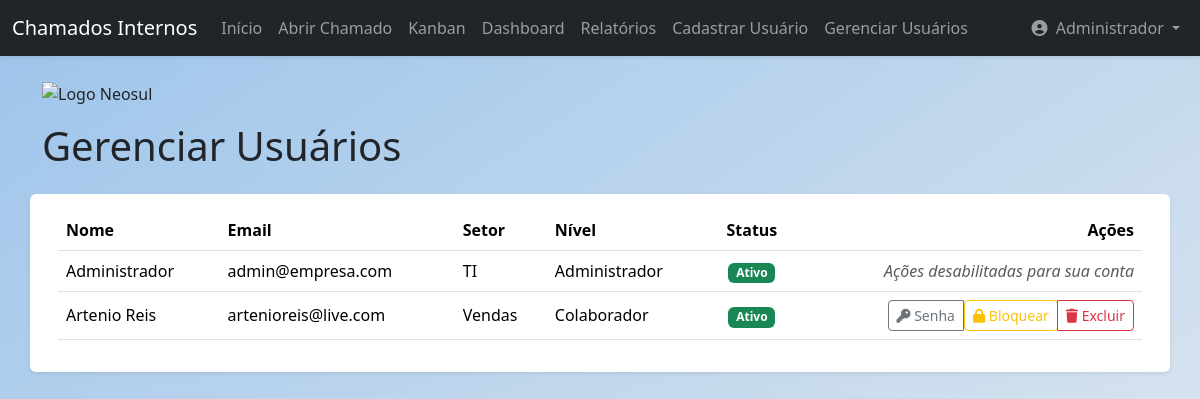
Page /users (signed in) on the earlier database version.
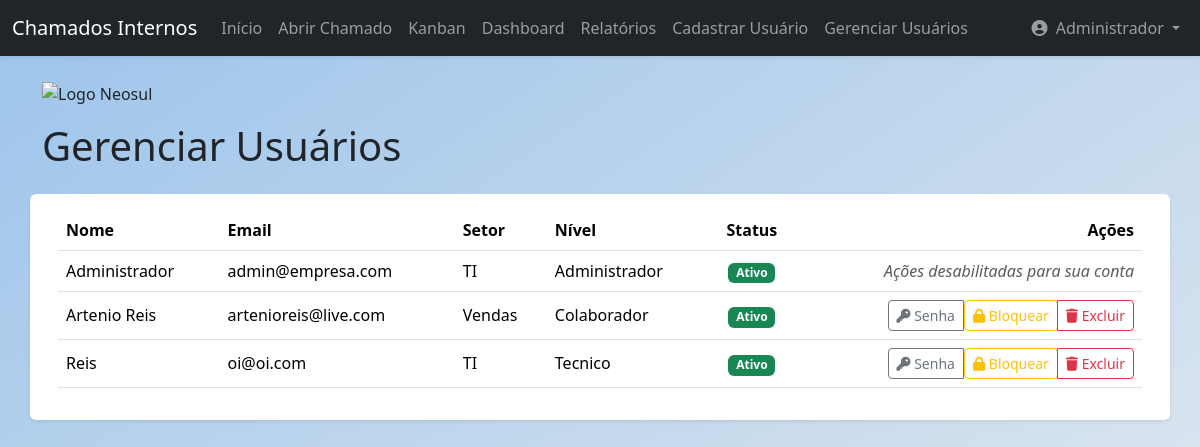
Same page on the later database version.
### app/models.py (models this page shows, shortened)
class User(db.Model, UserMixin):
    id = db.Column(db.Integer, primary_key=True)
    name = db.Column(db.String(100), nullable=False)
    email = db.Column(db.String(120), unique=True, nullable=False)
    sector = db.Column(db.String(50), nullable=False)
    password = db.Column(db.String(128), nullable=False)
    access_level = db.Column(db.String(20), nullable=False, default='colaborador')
    is_active = db.Column(db.Boolean, nullable=False, default=True)
    created_at = db.Column(db.DateTime, default=datetime.utcnow)
    tickets_created = db.relationship('Ticket', backref='author', lazy=True, foreign_keys='Ticket.user_id')
    tickets_assigned = db.relationship('Ticket', backref='assignee_user', lazy=True, foreign_keys='Ticket.assigned_to')
    comments = db.relationship('Comment', backref='comment_author', lazy=True)

### app/routes.py (the view, shortened to what this page needs)
@main.route('/users', methods=['GET', 'POST'])
@login_required
def user_management():
    if not is_admin(): abort(403)
    form = ChangePasswordForm()
    users = User.query.order_by(User.name).all()
    return render_template('user_management.html', title='Gerenciar Usuários', users=users, form=form)

### app/__init__.py (called while the page is built)
@login_manager.user_loader
def load_user(user_id):
    from app.models import User
    return User.query.get(int(user_id))

### app/routes.py (called while the page is built)
def is_admin():
    return current_user.is_authenticated and current_user.access_level == 'administrador'

### app/templates/user_management.html (shortened to what this page needs)
{% extends "base.html" %}
{% block content %}
 <div class="row mt-4">
    <div class="col-12 mb-3">
        <img src="https://neosul.com.br/clientes/1/img/logo.png" alt="Logo Neosul" style="max-width: 250px; height: auto;">
    </div>
    <h1 class="mb-4">Gerenciar Usuários</h1>
    <div class="card shadow-sm">
        <div class="card-body">
            <div class="table-responsive">
                <table class="table table-hover align-middle">
                    <thead>
                        <tr>
                            <th>Nome</th>
                            <th>Email</th>
                            <th>Setor</th>
                            <th>Nível</th>
                            <th class="text-center">Status</th>
                            <th class="text-end">Ações</th>
                        </tr>
                    </thead>
                    <tbody>
                        {% for user in users %}
                        <tr>
                            <td>{{ user.name }}</td>
                            <td>{{ user.email }}</td>
                            <td>{{ user.sector }}</td>
                            <td>{{ user.access_level.capitalize() }}</td>
                            <td class="text-center">
                                {% if user.is_active %}
                                    <span class="badge bg-success">Ativo</span>
                                {% else %}
                                    <span class="badge bg-danger">Bloqueado</span>
                                {% endif %}
                            </td>
                            <td class="text-end">
                                {% if user.id != current_user.id %}
                                <div class="btn-group">
                                    <button type="button" class="btn btn-sm btn-outline-secondary" data-bs-toggle="modal" data-bs-target="#changePasswordModal" data-user-id="{{ user.id }}" data-user-name="{{ user.name }}">
                                        <i class="fas fa-key"></i> Senha
                                    </button>
                                    <form action="{{ url_for('main.toggle_user_status', user_id=user.id) }}" method="POST" class="d-inline">
                                        {% if user.is_active %}
                                            <button type="submit" class="btn btn-sm btn-outline-warning">
                                                <i class="fas fa-lock"></i> Bloquear
                                            </button>
                                        {% else %}
                                            <button type="submit" class="btn btn-sm btn-outline-success">
                                                <i class="fas fa-unlock"></i> Ativar
                                            </button>
                                        {% endif %}
                                    </form>
                                    <button type="button" class="btn btn-sm btn-outline-danger" data-bs-toggle="modal" data-bs-target="#deleteUserModal" data-user-id="{{ user.id }}" data-user-name="{{ user.name }}">
                                        <i class="fas fa-trash"></i> Excluir
                                    </button>
                                </div>
                                {% else %}
                                    <span class="text-muted fst-italic">Ações desabilitadas para sua conta</span>
                                {% endif %}
                            </td>
                        </tr>
                        {% endfor %}
                    </tbody>
                </table>
            </div>
        </div>
    </div>
{% endblock content %}

### app/templates/components/navbar.html (shortened to what this page needs)
<nav class="navbar navbar-expand-lg navbar-dark bg-dark shadow-sm">
    <div class="container-fluid">
        <a class="navbar-brand" href="{{ url_for('main.home') }}">Chamados Internos</a>
        <div class="collapse navbar-collapse" id="navbarNav">
            <ul class="navbar-nav me-auto mb-2 mb-lg-0">
                {% if current_user.is_authenticated %}
                    <li class="nav-item">
                        <a class="nav-link" href="{{ url_for('main.home') }}">Início</a>
                    </li>
                    <li class="nav-item">
                        <a class="nav-link" href="{{ url_for('main.create_ticket') }}">Abrir Chamado</a>
                    </li>
                    <li class="nav-item">
                        <a class="nav-link" href="{{ url_for('main.tickets_kanban') }}">Kanban</a>
                    </li>
                    {% if current_user.access_level in ['tecnico', 'administrador'] %}
                        <li class="nav-item">
                            <a class="nav-link" href="{{ url_for('main.dashboard') }}">Dashboard</a>
                        </li>
                        <li class="nav-item">
                            <a class="nav-link" href="{{ url_for('main.reports') }}">Relatórios</a>
                        </li>
                    {% endif %}
                    {% if current_user.access_level == 'administrador' %}
                        <li class="nav-item">
                            <a class="nav-link" href="{{ url_for('main.register') }}">Cadastrar Usuário</a>
                        </li>
                        <li class="nav-item">
                            <a class="nav-link" href="{{ url_for('main.user_management') }}">Gerenciar Usuários</a>
                        </li>
                    {% endif %}
                {% endif %}
            </ul>
            <ul class="navbar-nav ms-auto mb-2 mb-lg-0">
                {% if current_user.is_authenticated %}
                    <li class="nav-item dropdown">
                        <a class="nav-link dropdown-toggle" href="#" id="navbarDropdown" role="button" data-bs-toggle="dropdown" aria-expanded="false">
                            <i class="fas fa-user-circle me-1"></i> {{ current_user.name }}
                        </a>
                    </li>
                {% else %}
                    <li class="nav-item">
                        <a class="nav-link" href="{{ url_for('main.login') }}">Login</a>
                    </li>
                {% endif %}
            </ul>
        </div>
    </div>
</nav>

Differences in the rows shown:
added User: name "Reis", email "oi@oi.com", sector "TI", access_level "Tecnico", is_active "Ativo"
